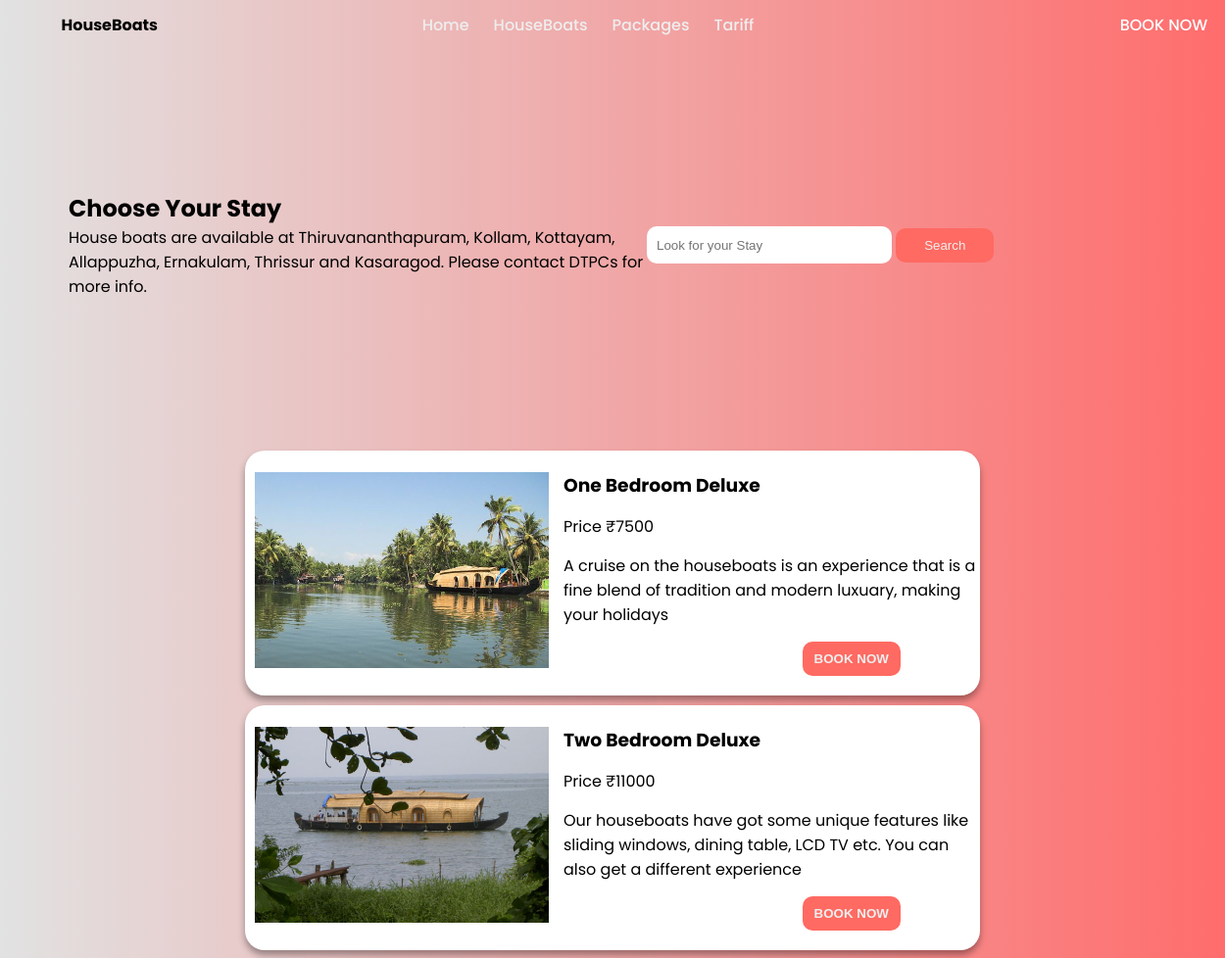
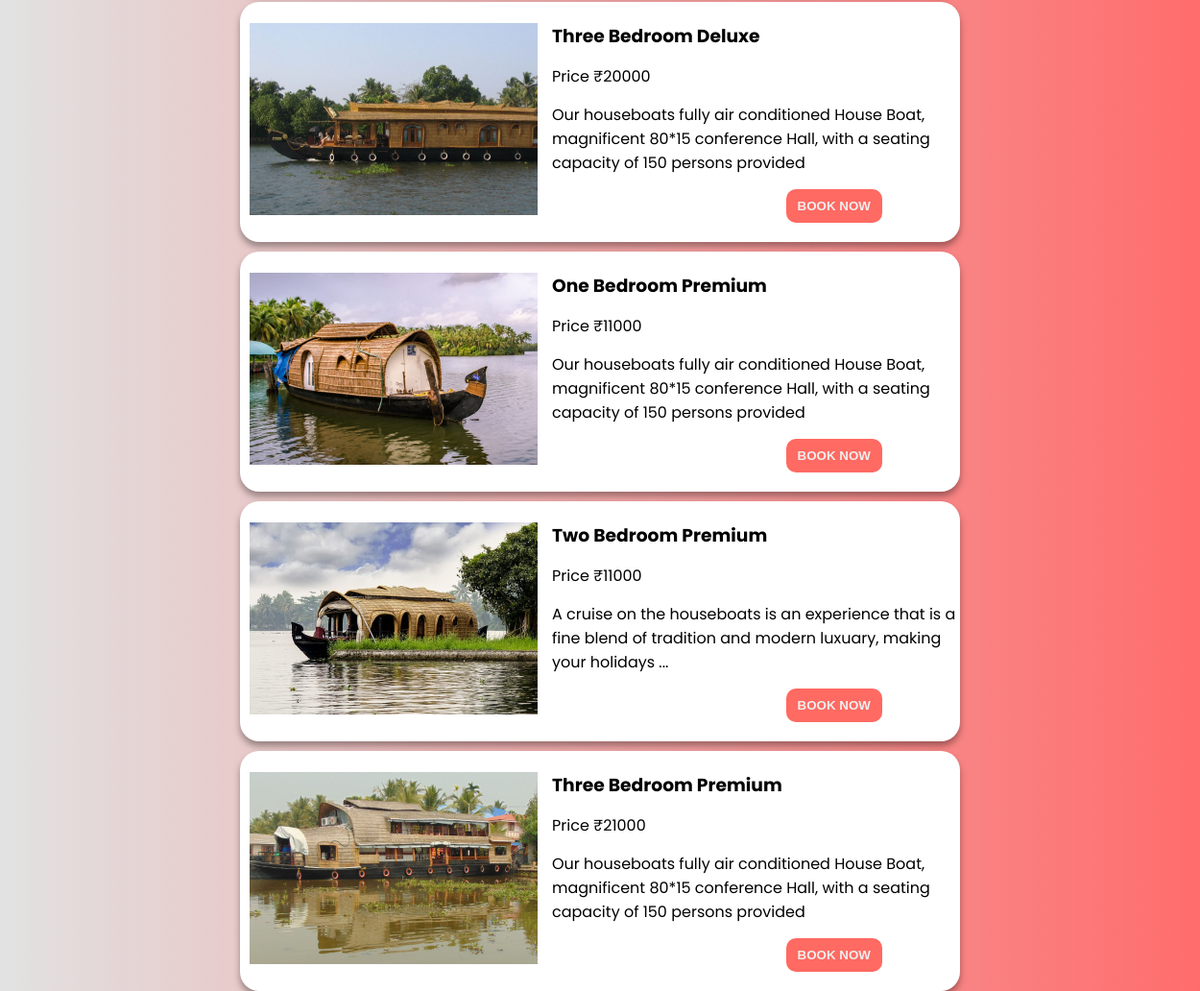
Screenshot of /test/house with the database file from the repository (2 pictures, top to bottom).
### imagetst/models.py (models this page shows, shortened)
class HouseBoat(models.Model):
    title = models.CharField(choices=HOUSEBOATS, max_length=150,default=None)
    image = models.ImageField(upload_to='slide_img', null= True)
    price = models.IntegerField(blank=True)
    description = models.TextField(null= True,blank=True)
    main_des = models.TextField(null= True,blank=True)
    about_destination = models.TextField(null= True,blank=True)
    quick_facts = models.TextField(null= True,blank=True)

### imagetst/views.py (the view)
# urls.py: path('house',views.houseboats,name='houseboat'),
def houseboats(request):
    empty = ''
    if request.GET.get('srch'):
        empty=request.GET.get('srch')
        hb = HouseBoat.objects.filter(title__icontains=empty)
        return render(request, 'houseboat.html',{'boats':hb})
    else:
        boats = HouseBoat.objects.all()
        return render(request, 'houseboat.html',{'boats':boats})

### template/houseboat.html (shortened to what this page needs)
{% extends 'base.html' %}
{% load static %}
{% block base %}
<body class="houseboat">
    <div class="con-5">
        <div class="con-1">
            <div class="content-1">
                <h2>Choose Your Stay</h2>
                <p>House boats are available at Thiruvananthapuram, Kollam, Kottayam, Allappuzha, Ernakulam, Thrissur and Kasaragod. Please contact DTPCs for more info.</p>
            </div>
            <div class="srch">
                <form action="{% url 'houseboat' %}">
                    <input type="text" name="srch" class="search-1" placeholder="Look for your Stay" >
                    <input class="icon" type="submit" value="Search">
                </form>
            </div>
        </div>
        {% for i in boats %}
        <div class="card">
            <div class="image">
                <img src="/test/{{i.image}}" alt="">
            </div>
            <div class="card-item">
                <h3>{{i.title}}</h3>
                <p>Price ₹{{i.price}}</p>
                <p>{{i.description}}</p>
                <div class="btns">
                    <button class="icon"><a href="{% url 'booking' %}">BOOK NOW</a></button>
                </div>
            </div>
        </div>
        {% endfor %}
    </div>
    {% endblock %}

### static/css/style.css (style rules this page uses)
body { margin: 0; font-family: 'poppins'; }
* { padding: 0; margin: 0; box-sizing: border-box; }
.houseboat { height: 100%; background: linear-gradient(to right, #e2e2e2, #ff6c6cf1); background-color: #ff6c6cf1; }
.con-1 { height: 400px; width: 100%; display: flex; align-items: center; }
.content-1 { width: 50%; margin-left: 70px; }
.srch { width: 50%; }
.search-1 { width: 250px; height: 38px; border: none; border-radius: 10px; padding: 10px; outline: #ff6a62; }
.con-5 { top: 200; display: flex; flex-direction: column; align-items: center; justify-content: center; gap: 10px; overflow: hidden; }
.card { display: flex; align-items: center; justify-content: center; width: 750px; height: 250px; background: #ffffff; box-shadow: 0 5px 7px rgba(0, 0, 0, 0.35); gap: 15px; border-radius: 20px; padding-left: 10px; }
.image { top: 20; left: 20; }
.card img { height: 200px; }
.card-item { display: flex; flex-direction: column; gap: 15px; }
.icon { width: 100px; right: 50px; background-color: #ff6a62; border: none; color: #eee; padding: 10px; border-radius: 10px; }
.icon a { font-weight: 700; text-decoration: none; }
.btns { display: flex; justify-content: space-around; padding: 0; }
.btns a { text-decoration: none; color: #5a89ff; font-weight: 5 00; }
.card-item button a { text-decoration: none; color: #eee; font-weight: 700; }
.icon a { color: #eee; }

### rows the page displays
HouseBoat: image (picture), title "One Bedroom Deluxe", price "7500", description "A cruise on the houseboats is an experience that is a fine blend of tradition and modern luxuary, making your holidays"
HouseBoat: image (picture), title "Two Bedroom Deluxe", price "11000", description "Our houseboats have got some unique features like sliding windows, dining table, LCD TV etc. You can also get a different experience"
HouseBoat: image (picture), title "Three Bedroom Deluxe", price "20000", description "Our houseboats fully air conditioned House Boat, magnificent 80*15 conference Hall, with a seating capacity of 150 persons provided"
HouseBoat: image (picture), title "One Bedroom Premium", price "11000", description "Our houseboats fully air conditioned House Boat, magnificent 80*15 conference Hall, with a seating capacity of 150 persons provided"
HouseBoat: image (picture), title "Two Bedroom Premium", price "11000", description "A cruise on the houseboats is an experience that is a fine blend of tradition and modern luxuary, making your holidays ..."
HouseBoat: image (picture), title "Three Bedroom Premium", price "21000", description "Our houseboats fully air conditioned House Boat, magnificent 80*15 conference Hall, with a seating capacity of 150 persons provided"
